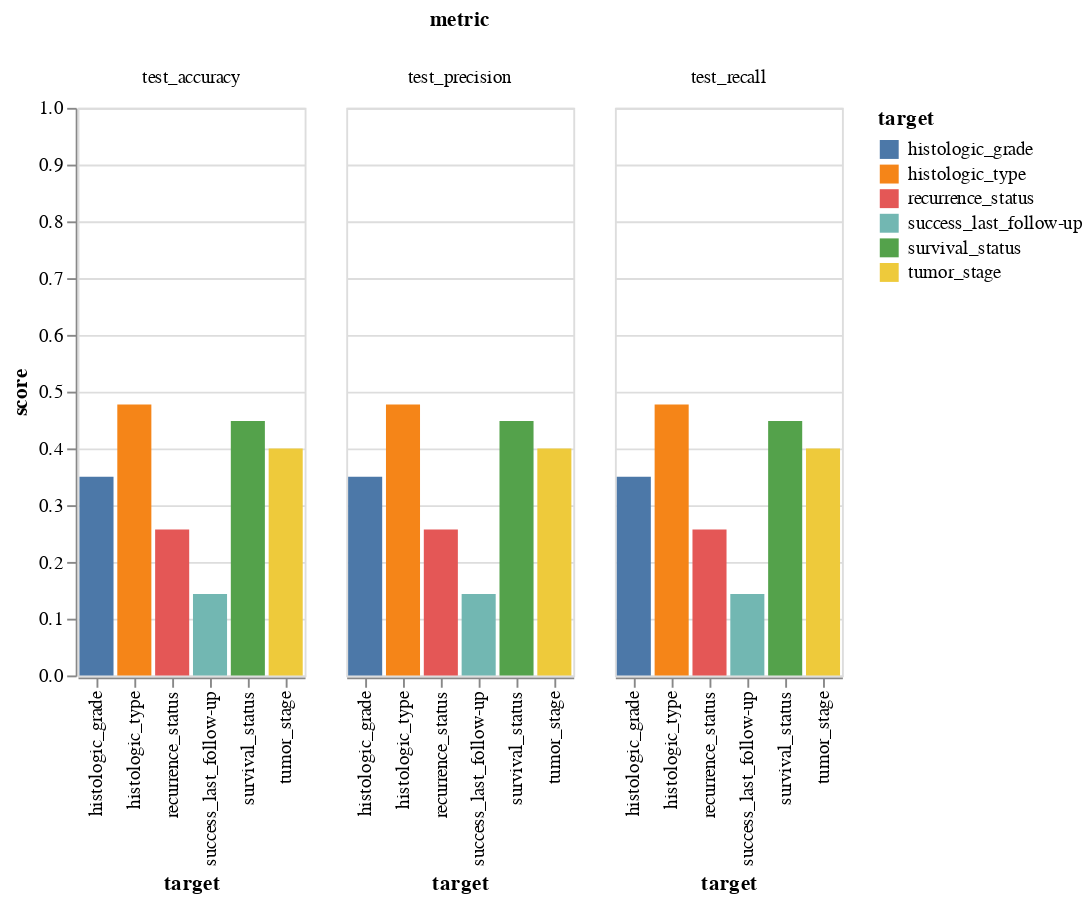

Notebook code cell kept with this figure:
### Code cell
multi_gaussian_chart

### Figure 1 — Vega-Lite specification as saved in the notebook (floating-point values rounded to 4 significant figures)
{"config": {"view": {"continuousWidth": 400, "continuousHeight": 300}}, "data": {"name": "data-993477bd13c933566fdc6b2de478749f"}, "mark": "bar", "encoding": {"color": {"type": "nominal", "field": "target"}, "column": {"type": "nominal", "field": "metric"}, "x": {"type": "nominal", "field": "target"}, "y": {"type": "quantitative", "field": "score", "scale": {"domain": [0, 1]}}}, "$schema": "https://vega.github.io/schema/vega-lite/v4.8.1.json", "datasets": {"data-993477bd13c933566fdc6b2de478749f": [{"metric": "test_accuracy", "target": "histologic_grade", "score": 0.3499}, {"metric": "test_precision", "target": "histologic_grade", "score": 0.3499}, {"metric": "test_recall", "target": "histologic_grade", "score": 0.3499}, {"metric": "test_accuracy", "target": "histologic_type", "score": 0.4776}, {"metric": "test_precision", "target": "histologic_type", "score": 0.4776}, {"metric": "test_recall", "target": "histologic_type", "score": 0.4776}, {"metric": "test_accuracy", "target": "success_last_follow-up", "score": 0.1435}, {"metric": "test_precision", "target": "success_last_follow-up", "score": 0.1435}, {"metric": "test_recall", "target": "success_last_follow-up", "score": 0.1435}, {"metric": "test_accuracy", "target": "tumor_stage", "score": 0.3997}, {"metric": "test_precision", "target": "tumor_stage", "score": 0.3997}, {"metric": "test_recall", "target": "tumor_stage", "score": 0.3997}, {"metric": "test_accuracy", "target": "recurrence_status", "score": 0.257}, {"metric": "test_precision", "target": "recurrence_status", "score": 0.257}, {"metric": "test_recall", "target": "recurrence_status", "score": 0.257}, {"metric": "test_accuracy", "target": "survival_status", "score": 0.4482}, {"metric": "test_precision", "target": "survival_status", "score": 0.4482}, {"metric": "test_recall", "target": "survival_status", "score": 0.4482}]}}
